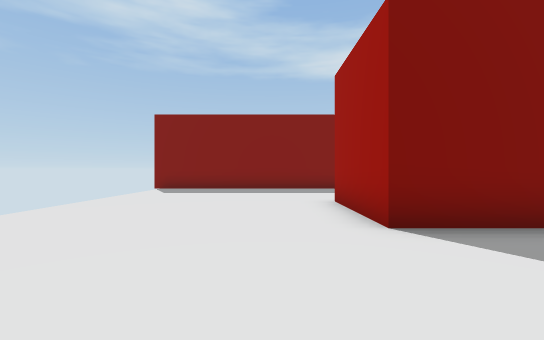
view 1 (above)

21 first-person views from a walk through a scene from a Unity 3-D project. The camera is 1.5 m above the floor, looks level and sees 90° across. The floor is counted in squares, 2 m on a side. Each view is taken from the middle of a square. On the plan, view 1 faces up. The plan holds only what a view shows up to about 10 squares ahead; the rest is blank. The place goes on beyond the plan. The player character is not drawn.

view 2
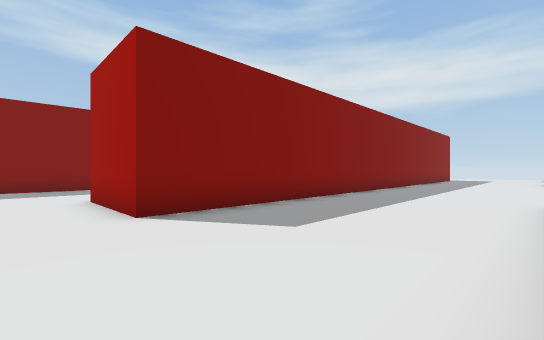

view 3
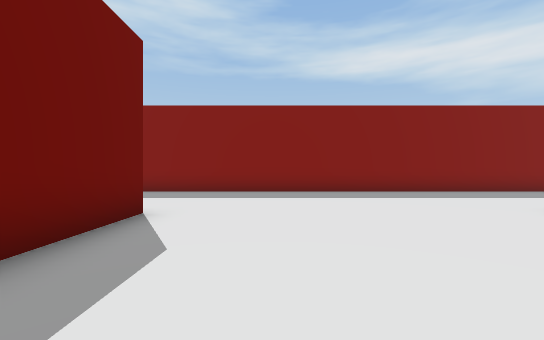

view 4
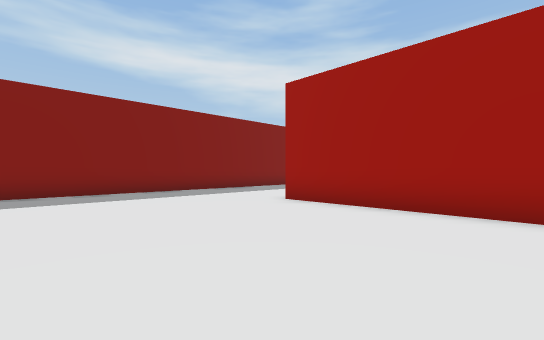

view 5
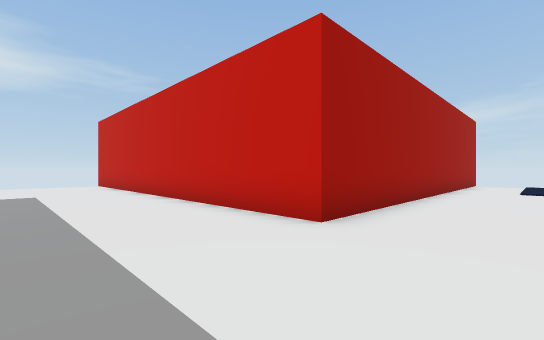

view 6
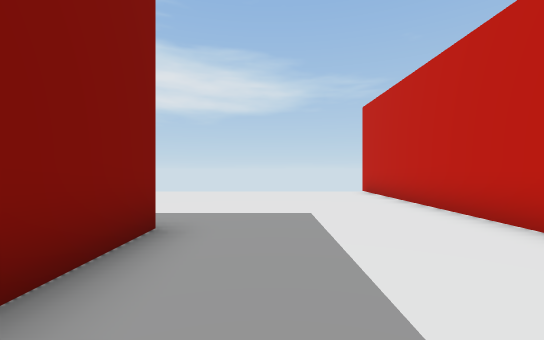

view 7
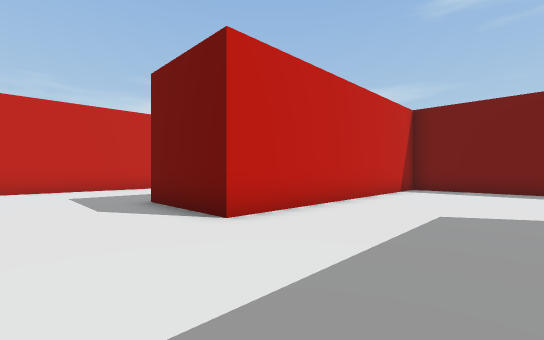

view 8
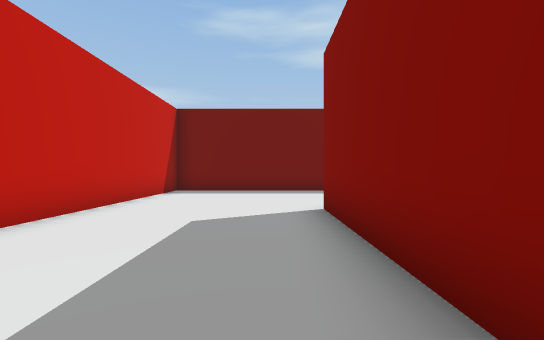

view 9
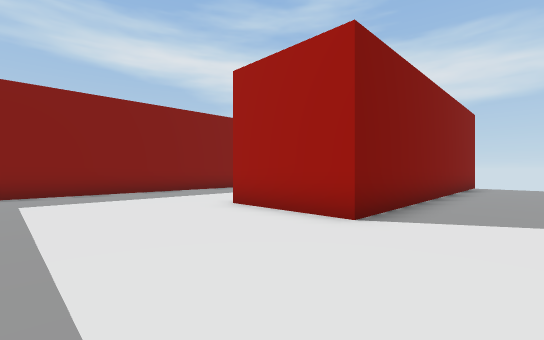

view 10
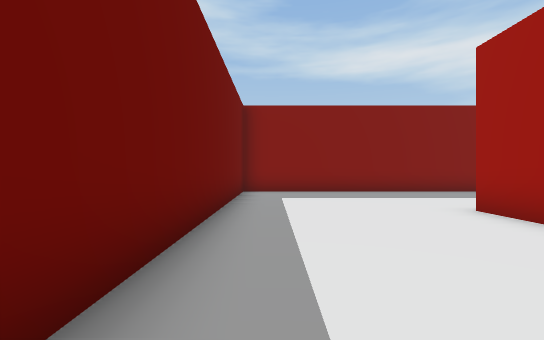

view 11
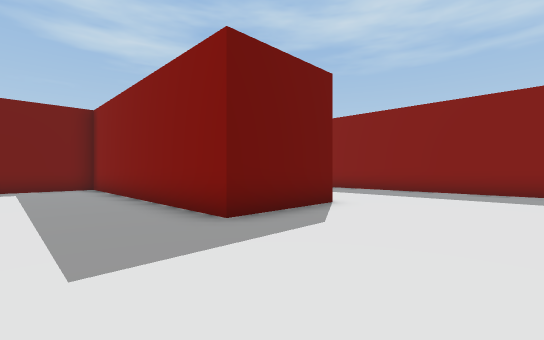

view 12
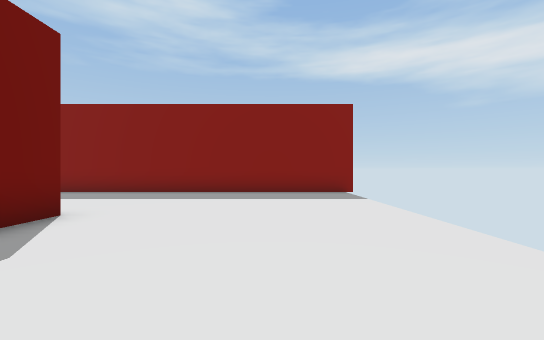

view 13
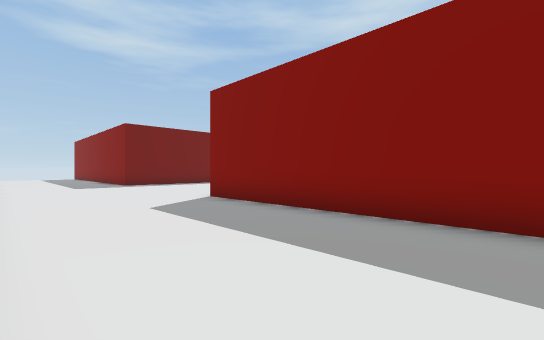

view 14
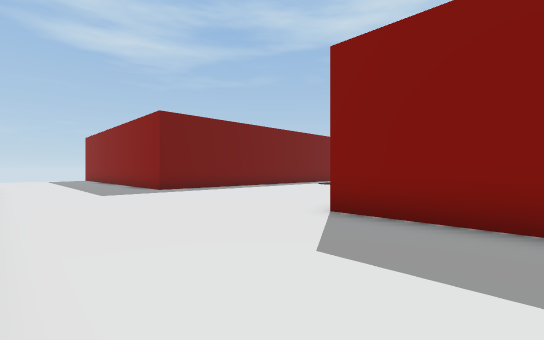

view 15
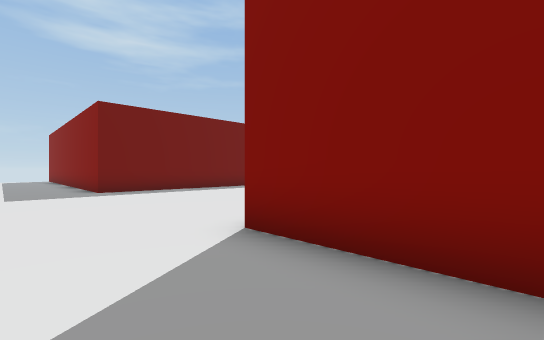

view 16
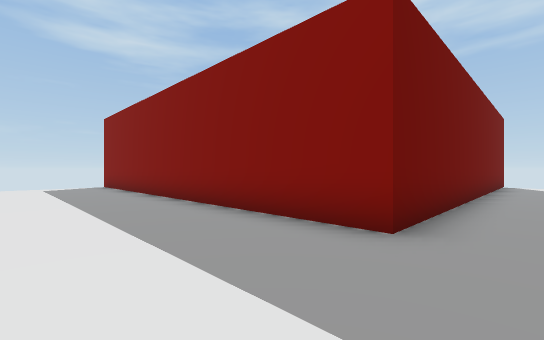

view 17
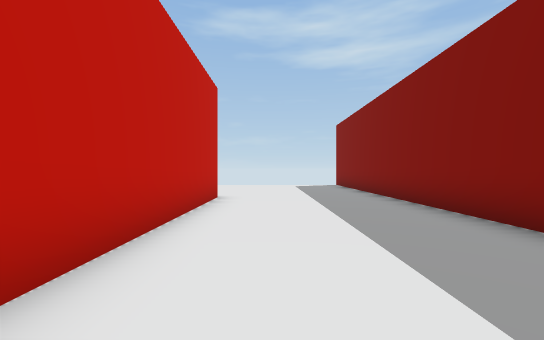

view 18
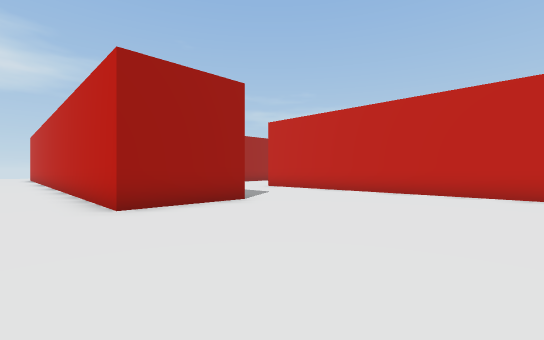

view 19
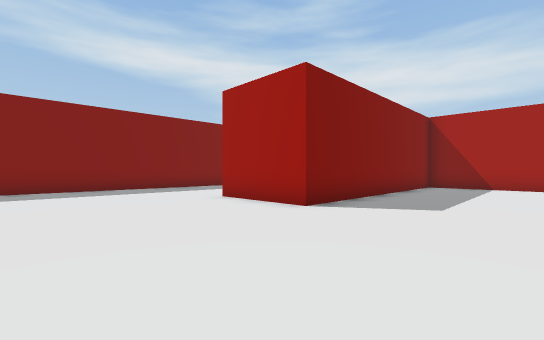

view 20
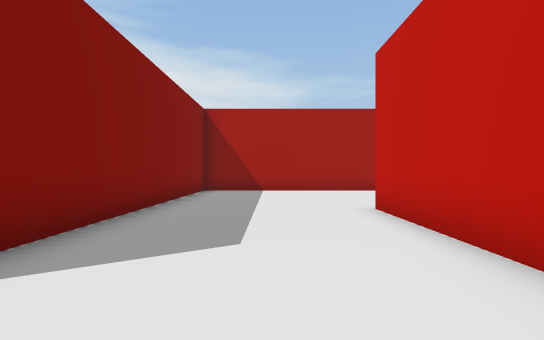

view 21
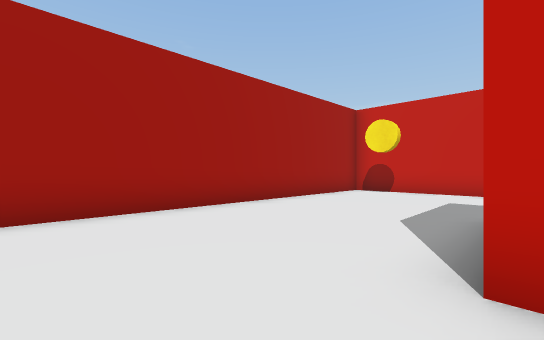

### Floor plan
Points are (right, up) in squares from view 1. A wall is a line through its corners. A room is listed if a view was taken in it or the views show most of it. See-through windows are left out.
Room 1 (views 1, 2, 3, 4, 5, 6, 7, 8, 9, 10, 11, 12, 13, 14, 15, 16, 17, 18, 19, 20, 21)
walls: (10, 6.9) (10, 18.5) (1.5, 18.5) (1.5, 21.5) (8.6, 21.5); (6.1, 6.5) (9.6, 6.5); (2.2, 11) (0, 11); (-4, 14) (5.2, 14); (7.8, -1.2) (7.8, -3.8); (21.5, 21.5) (21.5, 18.5) (13, 18.5) (13, 6.5) (21.5, 6.5) (21.5, 3.5) (1.5, 3.5) (1.5, 6.5); (26, 11) (17.8, 11) (17.8, 14); (7.8, 29.5) (7.8, 26.3) (-3, 26.3); (15.3, -6.5) (15.3, -1.3) (27.8, -1.3); (27.8, 26.3) (15.2, 26.3)

Positions as (right, up) in squares from view 1, and headings:
1: (0, 0), facing up
2: (0, -1), facing up-right
3: (10, -6), facing up
4: (10, -6), facing up-right
5: (13, 2), facing down-right
6: (18, 2), facing right
7: (24, 10), facing down-left
8: (23, 10), facing left
9: (14, 9), facing up-right
10: (14, 9), facing up
11: (25, 16), facing up-left
12: (25, 17), facing up
13: (22, 22), facing up-left
14: (18, 22), facing up-left
15: (18, 24), facing up-left
16: (9, 23), facing up-left
17: (9, 23), facing left
18: (-4, 23), facing down-right
19: (-3, 15), facing up-right
20: (0, 16), facing right
21: (5, 16), facing down-right
